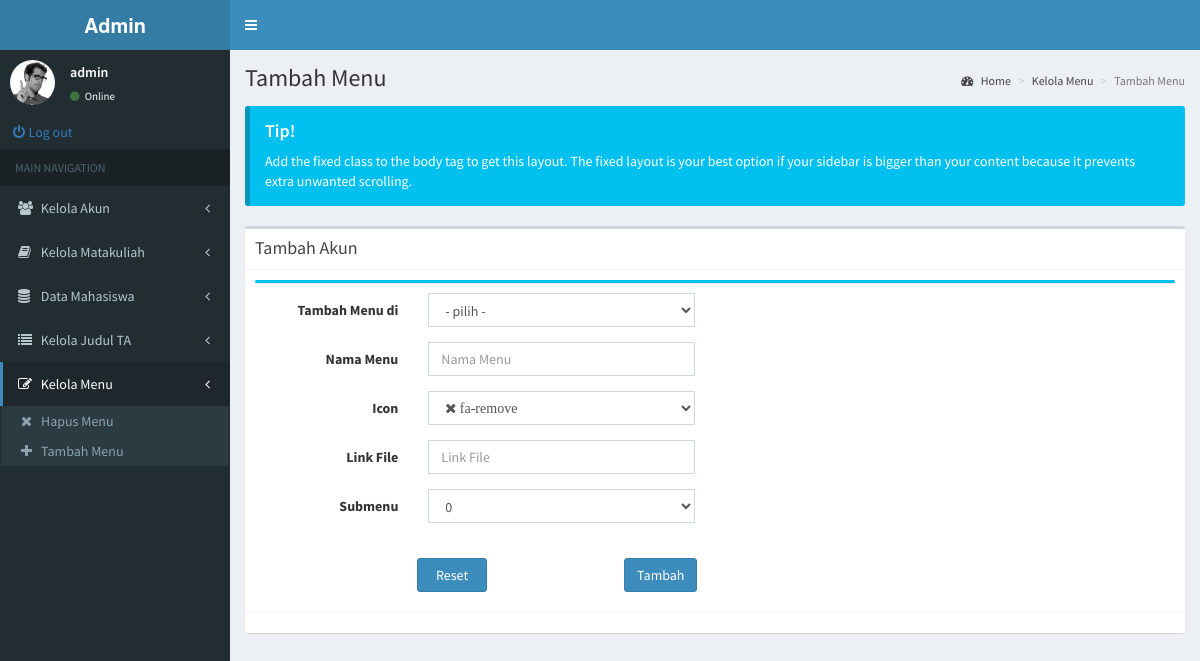
Screenshot of /admin/pages/layout/TambahMenu.php (signed in) with the database file from the repository.
### tables this page shows
CREATE TABLE `tbl_menu_admin` (
  `id` int(11) NOT NULL,
  `menu` varchar(20) NOT NULL,
  `icon` varchar(20) DEFAULT NULL,
  `link` varchar(100) NOT NULL,
  `sub` varchar(3) DEFAULT NULL
);

CREATE TABLE `tbl_submenu_admin` (
  `menu` varchar(20) NOT NULL,
  `submenu` varchar(20) NOT NULL,
  `icon` varchar(20) DEFAULT NULL,
  `link` varchar(100) DEFAULT NULL
);

### admin/pages/layout/TambahMenu.php (the view, shortened to what this page needs)
<!DOCTYPE html>
<html>
<head>
  <link rel="stylesheet" href="../../../bower/bower_components/bootstrap/dist/css/bootstrap.min.css">
  <link rel="stylesheet" href="../../../bower/bower_components/font-awesome/css/font-awesome.min.css">
  <link rel="stylesheet" href="../../../bower/bower_components/Ionicons/css/ionicons.min.css">
  <link rel="stylesheet" href="../../../bower/dist/css/AdminLTE.min.css">
  <link rel="stylesheet" href="../../../bower/dist/css/skins/_all-skins.min.css">
</head>
<body class="hold-transition skin-blue fixed sidebar-mini">
<div class="wrapper">
  <header class="main-header">
    <a href="../../index2.html" class="logo">
      <span class="logo-lg"><b>Admin</b></span>
    </a>
    <nav class="navbar navbar-static-top">
      <a href="#" class="sidebar-toggle" data-toggle="push-menu" role="button">
      </a>
    </nav>
  </header>
  <aside class="main-sidebar">
    <section class="sidebar">
      <div class="user-panel">
        <div class="pull-left image">
          <img src="../../../bower/dist/img/user2-160x160.jpg" class="img-circle" alt="User Image">
        </div>
        <div class="pull-left info">
          <p><?php echo $_SESSION['nama'];?></p>
          <a href="#"><i class="fa fa-circle text-success"></i> Online</a>
        </div>
      </div>
      <form method="post" action="../../.././cek/action_out.php">
        <div class="input-group">
          <button name="logout" class="btn btn-link"><i class="fa fa-power-off">&nbsp;</i>Log out</button>
        </div>
      </form>
      <ul class="sidebar-menu" data-widget="tree">
        <li class="header">MAIN NAVIGATION</li>
        <?php
          $con_menu = OpenCon('db_menu');
          $result_menu = $con_menu->query("SELECT menu,icon,link,sub FROM tbl_menu_admin ORDER BY id");
          foreach ($result_menu as $key => $value) {
            $class = '';
            $l = '../layout/';
            if ($value['menu'] == $_SESSION['posisi']){
              $class = 'active';
            }
            if ($value['sub'] == 'yes'){
              $class = 'treeview '.$class;
            }
            echo '<li class="'.$class.'">
                    <a href='.$l.''.$value['link'].'>
                      <i class="'.$value['icon'].'"></i> <span>'.$value['menu'].'</span>';
                      if ($value['sub'] == 'yes'){
                        echo '<span class="pull-right-container">
                                <i class="fa fa-angle-left pull-right"></i>
                              </span>';
                      }
                    echo '</a>';
                    if ($value['sub'] == 'yes'){
                      $result_submenu = $con_menu->query("SELECT submenu,icon,link FROM tbl_submenu_admin WHERE menu='".$value['menu']."'");
                      echo '<ul class="treeview-menu">';
                      foreach ($result_submenu as $key => $value) {
                        echo '<li><a href="../layout/'.$value['link'].'"><i class="'.$value['icon'].'"></i>'.$value['submenu'].'</a></li>';
                      }
                      echo '</ul>';
                    }
            echo '</li>';
          }
        ?>
      </ul>
    </section>
  </aside>
  <div class="content-wrapper">
    <section class="content-header">
      <h1>
        Tambah Menu
      </h1>
      <ol class="breadcrumb">
        <li><a href="#"><i class="fa fa-dashboard"></i> Home</a></li>
        <li><a href="#">Kelola Menu</a></li>
        <li class="active">Tambah Menu</li>
      </ol>
    </section>
    <section class="content">
      <div class="callout callout-info">
        <h4>Tip!</h4>
        <p>Add the fixed class to the body tag to get this layout. The fixed layout is your best option if your sidebar
          is bigger than your content because it prevents extra unwanted scrolling.</p>
      </div>
      <div class="box">
        <div class="box-header with-border">
          <h3 class="box-title">Tambah Akun</h3>
        </div>
        <div class="box-body">
          <div class="box box-info">
            <form class="form-horizontal col-lg-8" method="post">
              <div class="box-body">
                <div class="form-group">
                  <label class="col-sm-3 control-label">Tambah Menu di</label>
                  <div class="col-sm-6">
                    <select id="tempat" name="tempat" class="form-control" onchange="jos()">
                      <option selected disabled hidden>- pilih -</option>
                    </select>
                  </div>
                </div>
                <div class="form-group">
                  <label class="col-sm-3 control-label">Nama Menu</label>
                  <div class="col-sm-6">
                    <input name="menu" type="text" class="form-control" placeholder="Nama Menu" required>
                  </div>
                </div>
                <div class="form-group">
                  <label class="col-sm-3 control-label">Icon</label>
                  <div class="col-sm-6">
                    <select name="icon" class="fa form-control">
                      <option value="fa fa-remove">&#xf00d; fa-remove</option>
                    </select>
                  </div>
                </div>
                <div class="form-group">
                  <label class="col-sm-3 control-label">Link File</label>
                  <div class="col-sm-6">
                    <input id="link_text" name="link" type="text" class="form-control" placeholder="Link File" required>
                  </div>
                </div>
                <div class="form-group">
                  <label class="col-sm-3 control-label">Submenu</label>
                  <div class="col-sm-6">
                    <select id="submenu" name="submenu" class="form-control" onchange="men()">
                      <option value=0>0</option>
                    </select>
                  </div>
                </div>
              </div>
              <div class="box-footer col-sm-9 text-center no-border">
                <button type="submit" class="btn btn-primary">&nbsp;&nbsp;Reset&nbsp;&nbsp;</button>
                <button name="tambah" type="submit" class="btn btn-primary pull-right">Tambah</button>
              </div>
            </form>
          </div>
        </div>
        <div class="box-footer">
        </div>
      </div>
    </section>
  </div>
</div>
</body>
</html>

### rows the page displays
tbl_menu_admin: menu "Kelola Akun", sub "yes" (drawn)
tbl_menu_admin: menu "Kelola Matakuliah", sub "yes" (drawn)
tbl_menu_admin: menu "Data Mahasiswa", sub "yes" (drawn)
tbl_menu_admin: menu "Kelola Judul TA", sub "yes" (drawn)
tbl_menu_admin: menu "Kelola Menu", sub "yes" (drawn)
tbl_submenu_admin: submenu "Hapus Menu"
tbl_submenu_admin: submenu "Tambah Menu"

### other values shown
$_SESSION['nama'] "admin"
